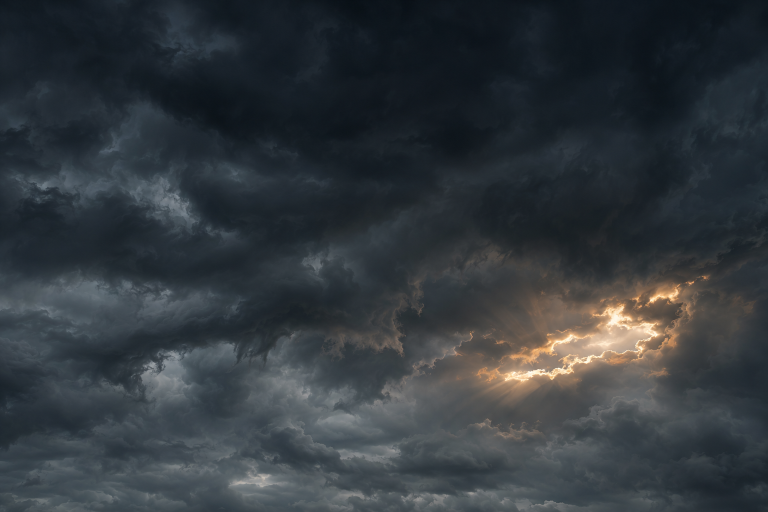
#> input picture assets-src/ribs/air/src/storm-1.png, 1536 x 1024 px, found by its file name (shown at 1/2 size)
$ python sheet.py
#> lines starting #> are read from the running program, lines starting #| are printed output that depends on the picture
# The storm sky as it is loaded: the source picture with the grain of its dark bases smoothed (0.9 px where the cloud is
# dark, none where it is lit) and its thin lit rims held to 1.15 times their own surroundings (5 px): magnified six times
# on the dome they read as drawn lines. Enlarged twice with Lanczos and no sharpening.
# Run from the repo's root: python3 assets-src/ribs/air/sheet.py
import numpy as np
from PIL import Image, ImageFilter
src = Image.open('assets-src/ribs/air/src/storm-1.png').convert('RGB')
#> src is the input picture: PIL image 1536x1024 RGB; mean R, G, B 50.9, 57, 61.9
grey = src.convert('L')
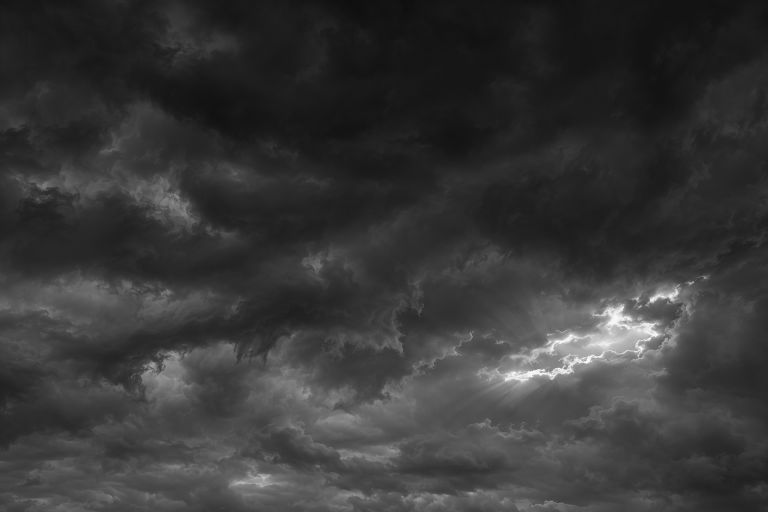
#> grey: PIL image 1536x1024 L (shown at 1/2 size); min 13, max 255, mean 55.7
soft = np.asarray(src.filter(ImageFilter.GaussianBlur(0.9)), dtype=np.float32)
wide = np.asarray(grey.filter(ImageFilter.GaussianBlur(4)), dtype=np.float32)
dark = np.clip(1.0 - (wide - 60.0) / 60.0, 0.0, 1.0)[..., None]
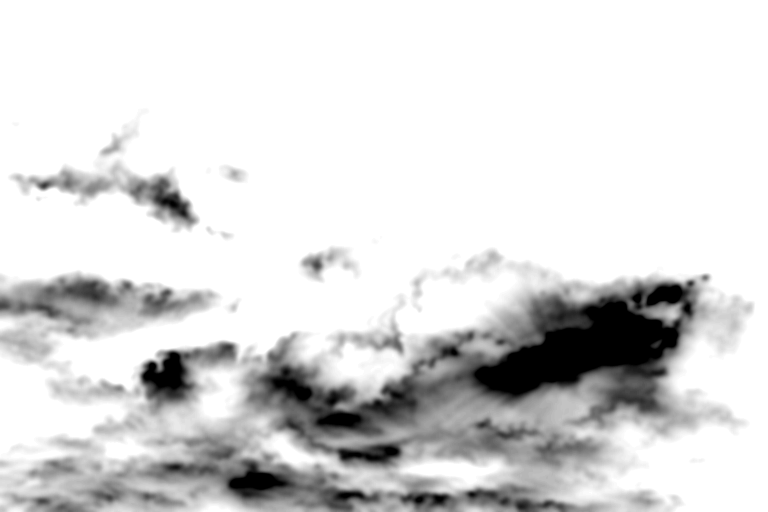
#> dark: shape (1024, 1536, 1) float32 (shown at 1/2 size); min 0, max 1, mean 0.853
a = np.asarray(src, dtype=np.float32)
a = a + (soft - a) * dark
round5 = np.asarray(grey.filter(ImageFilter.GaussianBlur(5)), dtype=np.float32)
hold = np.minimum(1.0, 1.15 * (round5 + 4.0) / (np.asarray(grey, dtype=np.float32) + 4.0))
hold = np.asarray(Image.fromarray((hold * 255.0).astype(np.uint8), 'L').filter(ImageFilter.GaussianBlur(0.7)), dtype=np.float32) / 255.0
out = Image.fromarray(np.clip(a * hold[..., None], 0, 255).astype(np.uint8), 'RGB')
out.resize((3072, 2048), Image.LANCZOS).save('public/assets/ribs/air/storm.jpg', quality=92, subsampling=0)
